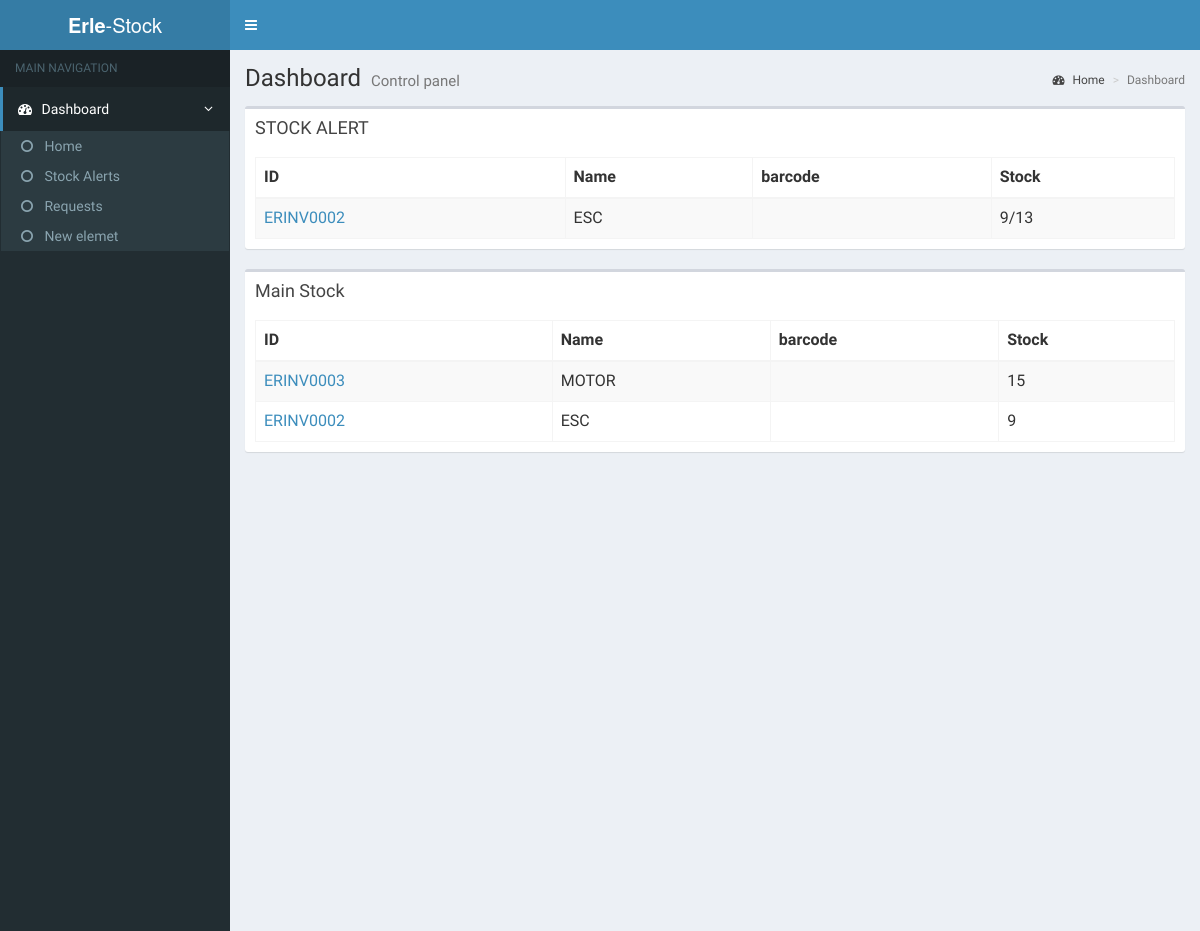
Before: / (upper part) with the older database file.
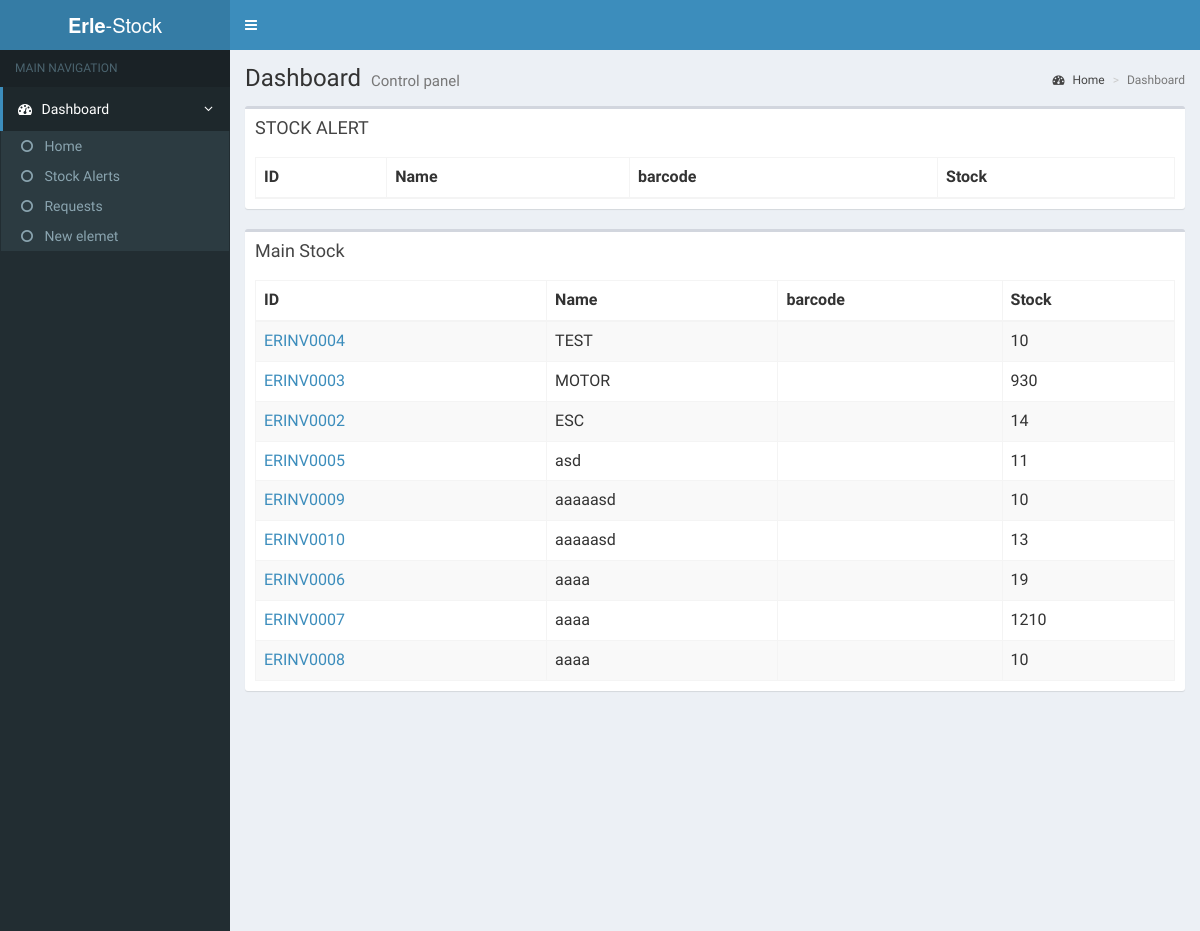
After: the same page with the newer database file.
### tables this page shows
CREATE TABLE `item` (
  `id` int(11) NOT NULL,
  `name` varchar(200) NOT NULL,
  `barcode` int(12) DEFAULT NULL,
  `stock` int(11) NOT NULL,
  `alerta` int(11) NOT NULL DEFAULT '10'
);

### index.php (the view, shortened to what this page needs)
<?php include('includes/alt.php');
  include('includes/conectar.php');
  $sql = "SELECT `id`, `name`, `barcode`, `stock`, `alerta` FROM `item` ORDER BY name DESC";
  $quer=mysqli_query($con,$sql);
  $sql = "SELECT `id`, `name`, `barcode`, `stock`, `alerta` FROM `item` WHERE `stock` < `alerta`";
  $querAlert=mysqli_query($con,$sql);
?>
  <div class="content-wrapper">
    <section class="content-header">
      <h1>
        Dashboard
        <small>Control panel</small>
      </h1>
      <ol class="breadcrumb">
        <li><a href="#"><i class="fa fa-dashboard"></i> Home</a></li>
        <li class="active">Dashboard</li>
      </ol>
    </section>
    <section class="content">
      <div class="row">
        <div class="col-xs-12">
              <div class="box">
                <div class="box-header">
                  <h3 class="box-title">STOCK ALERT</h3>
                </div>
                <div class="box-body">
                  <table id="example1" class="table table-bordered table-striped">
                    <thead>
                    <tr>
                      <th>ID</th>
                      <th>Name</th>
                      <th>barcode</th>
                      <th>Stock</th>
                    </tr>
                    </thead>
                    <tbody>
                      <?php while($resul = mysqli_fetch_assoc($querAlert)) {
                        $resulID=$resul['id'];
                        $resulNombre=$resul['name'];
                        $resulBarcode=$resul['barcode'];
                        $resulStock=$resul['stock'];
                        $resulAlert=$resul['alerta'];
                        ?>
                            <tr>
                              <td><a target="item" href="item.php?id=<?php echo sprintf('%04d', $resulID);?>"><?php echo "ERINV".sprintf('%04d', $resulID);?></a></td>
                              <td><?php echo $resulNombre;?></td>
                              <td><?php echo $resulBarcode;?></td>
                              <td><?php echo $resulStock;?>/<?php echo $resulAlert;?></td>
                            </tr>
                      <?php } ?>
                  </table>
                </div>
              </div>
            </div>
          </div>
      <div class="row">
        <div class="col-xs-12">
              <div class="box">
                <div class="box-header">
                  <h3 class="box-title">Main Stock</h3>
                </div>
                <div class="box-body">
                  <table id="example2" class="table table-bordered table-striped">
                    <thead>
                    <tr>
                      <th>ID</th>
                      <th>Name</th>
                      <th>barcode</th>
                      <th>Stock</th>
                    </tr>
                    </thead>
                    <tbody>
                      <?php while($resul = mysqli_fetch_assoc($quer)) {
                        $resulID=$resul['id'];
                        $resulNombre=$resul['name'];
                        $resulBarcode=$resul['barcode'];
                        $resulStock=$resul['stock'];
                        ?>
                            <tr>
                              <td><a target="item" href="item.php?id=<?php echo sprintf('%04d', $resulID);?>"><?php echo "ERINV".sprintf('%04d', $resulID);?></a></td>
                              <td><?php echo $resulNombre;?></td>
                              <td><?php echo $resulBarcode;?></td>
                              <td><?php echo $resulStock;?></td>
                            </tr>
                      <?php } ?>
                  </table>
                </div>
              </div>
            </div>
              </div>
            </section>
  </div>
<?php include('includes/bottom.php');?>

Changed rows visible on the page:
no longer on one of the page's lists (row edited): item: id "0002", name "ESC", stock "9", alerta "13"
added item: id "0004", name "TEST", stock "10", shown under "Main Stock"
changed item "MOTOR": stock "15" → "930"
changed item "ESC": stock "9" → "14"
added item: id "0005", name "asd", stock "11", shown under "Main Stock"
added item: id "0009", name "aaaaasd", stock "10", shown under "Main Stock"
added item: id "0010", name "aaaaasd", stock "13", shown under "Main Stock"
added item: id "0006", name "aaaa", stock "19", shown under "Main Stock"
added item: id "0007", name "aaaa", stock "1210", shown under "Main Stock"
added item: id "0008", name "aaaa", stock "10", shown under "Main Stock"
